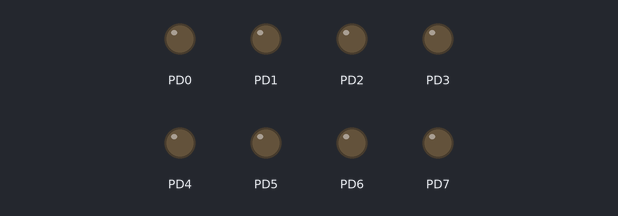
This program was run on a simulated ATmega128, built with avr-gcc and emulated at 16 MHz. Parts: output pins drawn as LEDs (lit = HIGH).

Above: at 0.15 s.
At 1.0 s:
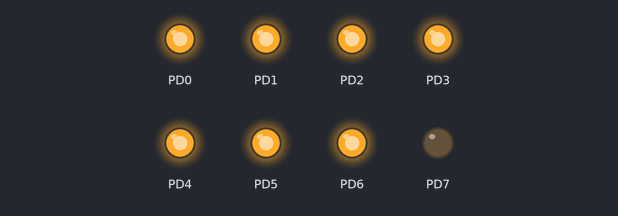
At 1.5 s:
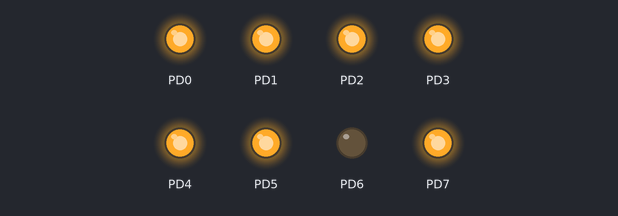
At 2.5 s:
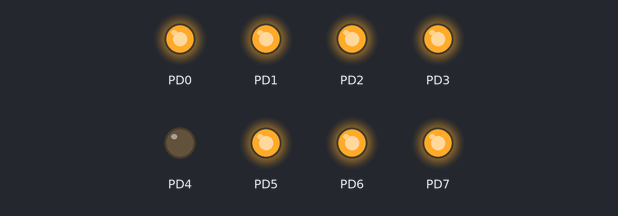
At 3.5 s:
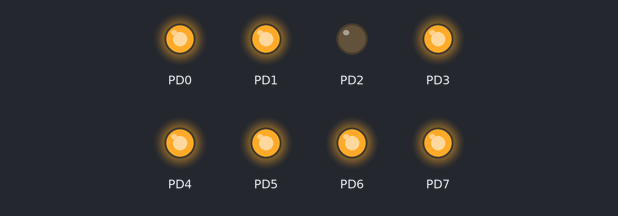
At 4.8 s:
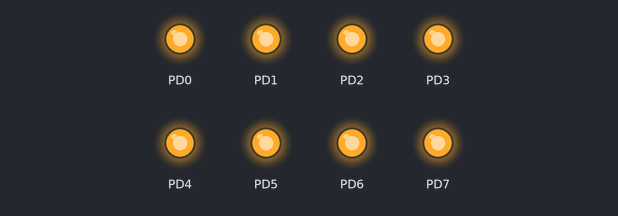
Timing chart, 0 to 5.6 s (numbered marks = the images above):
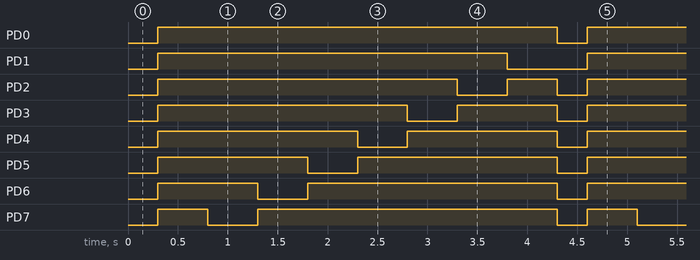

The program:

main.cpp
```cpp
/*
 * sourcetree_LED_0502.cpp
 *
 * Created: 2018-05-02 오전 10:51:59
 * Author : stc_155
 */
#define F_CPU 16000000UL
#include <util/delay.h>
#include <avr/io.h>


int main(void)
{
	DDRD = 0xff;
//<<<<<<< HEAD
	PORTD=0xff; // led shift branch
//=======
//	PORTD=0xff;  // master branch
//>>>>>>> master

    while (1)
    {
		PORTD=0x00;
		_delay_ms(300);
		PORTD = 0xff;
		_delay_ms(500);
		for(int i=0; i<7; i++)
		{
			PORTD = ~(0x80 >> i);
			_delay_ms(500);
		}

    }
}
```

Measured:
- by itself, PD0: alternates HIGH for 4.0 s and LOW for 0.30 s
- by itself, PD1: alternates HIGH for 3.5 s and LOW for 0.80 s
- by itself, PD2: repeats every 4.3 s: LOW 0.50 s, HIGH 0.50 s, LOW 0.30 s, HIGH 3.0 s
- by itself, PD3: repeats every 4.3 s: LOW 0.50 s, HIGH 1.0 s, LOW 0.30 s, HIGH 2.5 s
- by itself, PD4: repeats every 4.3 s: LOW 0.50 s, HIGH 1.5 s, LOW 0.30 s, HIGH 2.0 s
- by itself, PD5: repeats every 4.3 s: LOW 0.50 s, HIGH 2.0 s, LOW 0.30 s, HIGH 1.5 s
- by itself, PD6: repeats every 4.3 s: LOW 0.50 s, HIGH 2.5 s, LOW 0.30 s, HIGH 1.0 s
- by itself, PD7: repeats every 4.3 s: LOW 0.50 s, HIGH 3.0 s, LOW 0.30 s, HIGH 0.50 s
